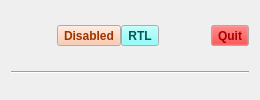
    <widget class="QFrame" name="frame_3">
     <property name="sizePolicy">
      <sizepolicy hsizetype="Preferred" vsizetype="Maximum">
       <horstretch>0</horstretch>
       <verstretch>0</verstretch>
      </sizepolicy>
     </property>
     <property name="frameShape">
      <enum>QFrame::Shape::NoFrame</enum>
     </property>
     <property name="frameShadow">
      <enum>QFrame::Shadow::Raised</enum>
     </property>
     <layout class="QGridLayout" name="gridLayout_27">
      <property name="topMargin">
       <number>0</number>
      </property>
      <property name="bottomMargin">
       <number>0</number>
      </property>
      <property name="verticalSpacing">
       <number>0</number>
      </property>
      <item row="0" column="0">
       <spacer name="horizontalSpacer_10">
        <property name="orientation">
         <enum>Qt::Orientation::Horizontal</enum>
        </property>
        <property name="sizeType">
         <enum>QSizePolicy::Policy::Expanding</enum>
        </property>
        <property name="sizeHint" stdset="0">
         <size>
          <width>40</width>
          <height>20</height>
         </size>
        </property>
       </spacer>
      </item>
      <item row="0" column="1">
       <layout class="QGridLayout" name="gridLayout_29">
        <property name="spacing">
         <number>0</number>
        </property>
        <item row="0" column="0">
         <widget class="QToolButton" name="toolButton_6">
          <property name="palette">
           <palette>
            <active>
             <colorrole role="Button">
              <brush brushstyle="SolidPattern">
               <color alpha="255">
                <red>255</red>
                <green>189</green>
                <blue>151</blue>
               </color>
              </brush>
             </colorrole>
             <colorrole role="ButtonText">
              <brush brushstyle="SolidPattern">
               <color alpha="255">
                <red>157</red>
                <green>52</green>
                <blue>0</blue>
               </color>
              </brush>
             </colorrole>
            </active>
            <inactive>
             <colorrole role="Button">
              <brush brushstyle="SolidPattern">
               <color alpha="255">
                <red>255</red>
                <green>189</green>
                <blue>151</blue>
               </color>
              </brush>
             </colorrole>
             <colorrole role="ButtonText">
              <brush brushstyle="SolidPattern">
               <color alpha="255">
                <red>157</red>
                <green>52</green>
                <blue>0</blue>
               </color>
              </brush>
             </colorrole>
            </inactive>
            <disabled>
             <colorrole role="Button">
              <brush brushstyle="SolidPattern">
               <color alpha="255">
                <red>255</red>
                <green>189</green>
                <blue>151</blue>
               </color>
              </brush>
             </colorrole>
            </disabled>
           </palette>
          </property>
          <property name="font">
           <font>
            <bold>true</bold>
           </font>
          </property>
          <property name="text">
           <string>Disabled</string>
          </property>
          <property name="icon">
           <iconset theme="user-offline"/>
          </property>
          <property name="checkable">
           <bool>true</bool>
          </property>
          <property name="toolButtonStyle">
           <enum>Qt::ToolButtonStyle::ToolButtonTextBesideIcon</enum>
          </property>
          <property name="autoRaise">
           <bool>false</bool>
          </property>
         </widget>
        </item>
        <item row="0" column="1">
         <widget class="QToolButton" name="toolButton_3">
          <property name="palette">
           <palette>
            <active>
             <colorrole role="Button">
              <brush brushstyle="SolidPattern">
               <color alpha="255">
                <red>111</red>
                <green>255</green>
                <blue>250</blue>
               </color>
              </brush>
             </colorrole>
             <colorrole role="ButtonText">
              <brush brushstyle="SolidPattern">
               <color alpha="255">
                <red>0</red>
                <green>88</green>
                <blue>88</blue>
               </color>
              </brush>
             </colorrole>
            </active>
            <inactive>
             <colorrole role="Button">
              <brush brushstyle="SolidPattern">
               <color alpha="255">
                <red>111</red>
                <green>255</green>
                <blue>250</blue>
               </color>
              </brush>
             </colorrole>
             <colorrole role="ButtonText">
              <brush brushstyle="SolidPattern">
               <color alpha="255">
                <red>0</red>
                <green>88</green>
                <blue>88</blue>
               </color>
              </brush>
             </colorrole>
            </inactive>
            <disabled>
             <colorrole role="Button">
              <brush brushstyle="SolidPattern">
               <color alpha="255">
                <red>111</red>
                <green>255</green>
                <blue>250</blue>
               </color>
              </brush>
             </colorrole>
            </disabled>
           </palette>
          </property>
          <property name="font">
           <font>
            <bold>true</bold>
           </font>
          </property>
          <property name="text">
           <string>RTL</string>
          </property>
          <property name="icon">
           <iconset theme="format-indent-less"/>
          </property>
          <property name="checkable">
           <bool>true</bool>
          </property>
          <property name="toolButtonStyle">
           <enum>Qt::ToolButtonStyle::ToolButtonTextBesideIcon</enum>
          </property>
          <property name="autoRaise">
           <bool>false</bool>
          </property>
         </widget>
        </item>
       </layout>
      </item>
      <item row="0" column="2">
       <spacer name="horizontalSpacer_9">
        <property name="orientation">
         <enum>Qt::Orientation::Horizontal</enum>
        </property>
        <property name="sizeType">
         <enum>QSizePolicy::Policy::Expanding</enum>
        </property>
        <property name="sizeHint" stdset="0">
         <size>
          <width>40</width>
          <height>20</height>
         </size>
        </property>
       </spacer>
      </item>
      <item row="0" column="3">
       <widget class="QToolButton" name="toolButton_5">
        <property name="palette">
         <palette>
          <active>
           <colorrole role="Button">
            <brush brushstyle="SolidPattern">
             <color alpha="255">
              <red>255</red>
              <green>0</green>
              <blue>0</blue>
             </color>
            </brush>
           </colorrole>
           <colorrole role="ButtonText">
            <brush brushstyle="SolidPattern">
             <color alpha="255">
              <red>170</red>
              <green>0</green>
              <blue>0</blue>
             </color>
            </brush>
           </colorrole>
          </active>
          <inactive>
           <colorrole role="Button">
            <brush brushstyle="SolidPattern">
             <color alpha="255">
              <red>255</red>
              <green>0</green>
              <blue>0</blue>
             </color>
            </brush>
           </colorrole>
           <colorrole role="ButtonText">
            <brush brushstyle="SolidPattern">
             <color alpha="255">
              <red>170</red>
              <green>0</green>
              <blue>0</blue>
             </color>
            </brush>
           </colorrole>
          </inactive>
          <disabled>
           <colorrole role="Button">
            <brush brushstyle="SolidPattern">
             <color alpha="255">
              <red>255</red>
              <green>0</green>
              <blue>0</blue>
             </color>
            </brush>
           </colorrole>
          </disabled>
         </palette>
        </property>
        <property name="font">
         <font>
          <bold>true</bold>
         </font>
        </property>
        <property name="text">
         <string>Quit</string>
        </property>
        <property name="icon">
         <iconset theme="application-exit"/>
        </property>
        <property name="checkable">
         <bool>true</bool>
        </property>
        <property name="toolButtonStyle">
         <enum>Qt::ToolButtonStyle::ToolButtonTextBesideIcon</enum>
        </property>
       </widget>
      </item>
      <item row="1" column="0" colspan="4">
       <widget class="Line" name="line_4">
        <property name="orientation">
         <enum>Qt::Orientation::Horizontal</enum>
        </property>
       </widget>
      </item>
     </layout>
    </widget>
